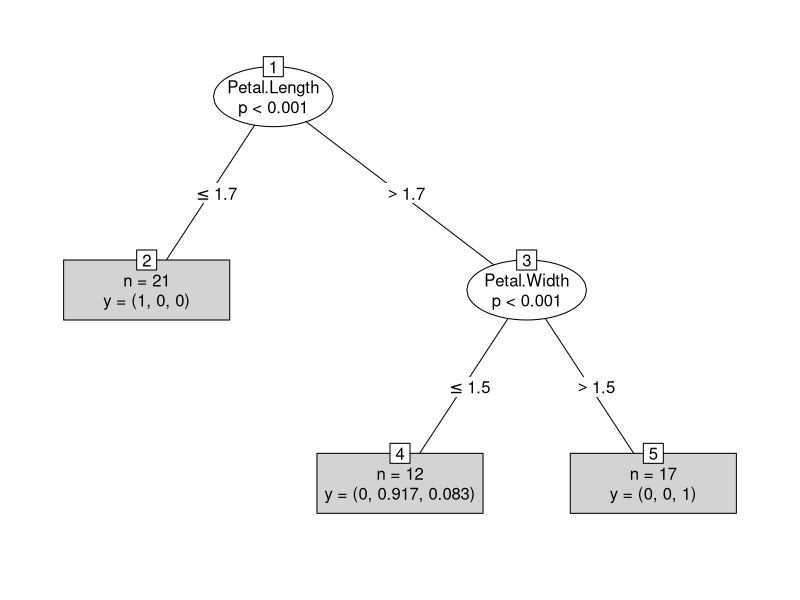

The R script that drew this image:
library(party)
data(iris)

set.seed(132)
indexes=sample(150,50)

iris_train=iris[indexes,]
iris_test=iris[-indexes,]

target=Species~Sepal.Length+Sepal.Width+Petal.Length+Petal.Width
cdt=ctree(target,iris_train)

#prediction=predict(cdt,newdata=iris_test)
#confusion_matrix=table(Predicted=prediction,Actual=iris_test$Species)
plot(cdt,type="simple")
